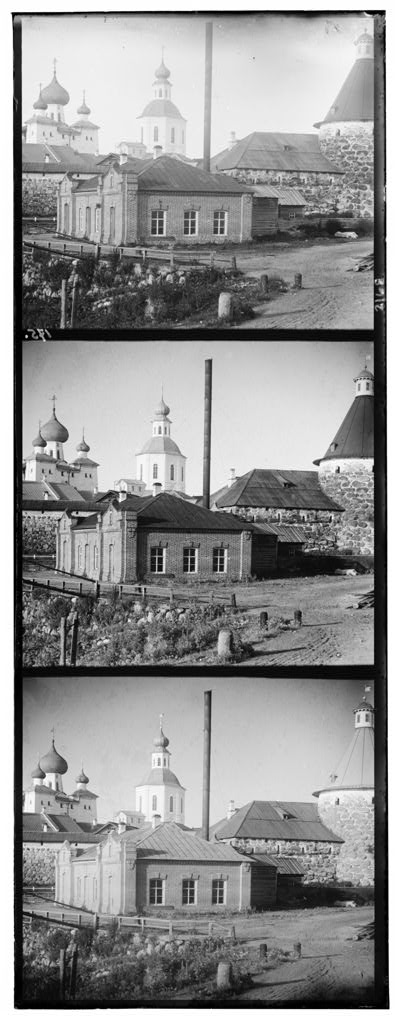
#> input picture CAS CS 585/HW/ps1/00351v.jpg, 396 x 1024 px
$ python ps1.py
#> lines starting #> are read from the running program, lines starting #| are printed output that depends on the picture
# %% [markdown]
# # CS585 Problem Set 1 (Total points: 50 + 5 bonus)
#
# Assignment adapted from A. Efros and Daniel McKee.
#
# ### Instructions
#
# 1.  Assignment is due at **11:59 PM on Tuesday Feb 11th 2025**.
#
# 2.  Submission instructions:
#
#     1.  A single `.pdf` report that contains your work for Q1, Q2 and
#         Q3. For Q1 and Q2 you can either type out your responses in LaTeX, or
#         any other word processing software.  You can also hand write them on a
#         tablet, or scan in hand-written answers. If you hand-write, please make
#         sure they are neat and legible. If you are scanning, make sure that the
#         scans are legible. Lastly, convert your work into a `PDF`.
#
#         For Q3 your response should be electronic (no handwritten responses
#         allowed). You should respond to the questions 3.1, 3.2 and 3.3
#         individually and include images as necessary. Your response to Q3 in
#         the PDF report should be self-contained. It should include all the
#         output you want us to look at. You will not receive credit for any
#         results you have obtained, but failed to include directly in the PDF
#         report file.
#
#         PDF file should be submitted to
#         [Gradescope](https://www.gradescope.com) under `PS1`. Please tag the reponses in your PDF with the Gradescope
#         questions outline  as described in
#         [Submitting an Assignment](https://youtu.be/u-pK4GzpId0).
#
#     2.  You also need to submit Pyhton code for Q3 in the form of a single
#         `.py` file that includes all your code, all in the same
#         directory. You can convert this notebook to Python code by
#         downloading the `.ipynb` file as Python(`.py`). Code should also be submitted to
#         [Gradescope](https://www.gradescope.com) under `PS1-Code`.
#         *Not submitting your code will lead to a loss of
#         100% of the points on Q3.*
#
#     3.  We reserve the right to take off points for not following
#         submission instructions. In particular, please tag the reponses
#         in your PDF with the Gradescope questions outline as described
#         in [Submitting an Assignment](https://youtu.be/u-pK4GzpId0).
#
#
#

# %% [markdown]
# ### Problems
#
# 1. ****Linear Algebra Review [10 pts total, 5 parts].** Answer the following questions about
#     matrices. Show the calculation steps (as applicable) to get full credit.
#
#   **a)** &ensp; **Matrix Multiplication [2 pts].** Let $V = \begin{bmatrix} -\frac1{\sqrt{2}} & -\frac1{\sqrt{2}}  \\ \frac1{\sqrt 2}  & -\frac1{\sqrt 2} \end{bmatrix}$. Compute $V \begin{bmatrix} 1 \\ 0 \end{bmatrix}$, $V \begin{bmatrix} 0 \\ 1 \end{bmatrix}$. What does matrix multiplication $Vx$ do to $x$?
#
#   **b)** &ensp;   **Matrix Transpose [2 pts].**  Verify that $V^{-1} = V^\top$. What does $V^\top x$ do?
#
#   **c)** &ensp;   **Diagonal Matrix [2 pts].**  Let $\Sigma = \begin{bmatrix} \sqrt{8} & 0 \\ 0 & 2\end{bmatrix}$. Compute $\Sigma V^\top x$ where $x = \begin{bmatrix} \frac1{\sqrt{2}} \\ 0\end{bmatrix}, \begin{bmatrix} 0 \\ \frac1{\sqrt{2}} \end{bmatrix}, \begin{bmatrix} -\frac1{\sqrt{2}} \\ 0 \end{bmatrix}, \begin{bmatrix} 0 \\ -\frac1{\sqrt{2}} \end{bmatrix}$ respectively These are 4 corners of a square. What is the shape of the result points?
#
#   **d)** &ensp;   **Matrix Multiplication II [2 pts].**  Let $U = \begin{bmatrix} -\frac{\sqrt 3}2 & \frac12 \\ -\frac12 & -\frac{\sqrt 3}2 \end{bmatrix}$. What does $Ux$ do? ([Rotation matrix wiki](https://en.wikipedia.org/wiki/Rotation_matrix))
#
#   **e)** &ensp;   **Geometric Interpretation [2 pts].**  Compute $A = U\Sigma V^T$. From the above questions, we can see a geometric interpretation of $Ax$: (1) $V^T$ first rotates point $x$, (2) $\Sigma$ rescales it along the coordinate axes, (3) then $U$ rotates it again. Now consider a general squared matrix $B \in \mathbb{R}^{n\times n}$. How would you obtain a similar geometric interpretation for $Bx$?
#
#

# %% [markdown]
# **a)** &ensp; **Matrix Multiplication [2 pts].** Let $V = \begin{bmatrix} -\frac1{\sqrt{2}} & -\frac1{\sqrt{2}}  \\ \frac1{\sqrt 2}  & -\frac1{\sqrt 2} \end{bmatrix}$. Compute $V \begin{bmatrix} 1 \\ 0 \end{bmatrix}$, $V \begin{bmatrix} 0 \\ 1 \end{bmatrix}$. What does matrix multiplication $Vx$ do to $x$?
#
# $V \begin{bmatrix} 1 \\ 0 \end{bmatrix} = \begin{bmatrix} -\frac1{\sqrt{2}} & -\frac1{\sqrt{2}}  \\ \frac1{\sqrt 2}  & -\frac1{\sqrt 2} \end{bmatrix} \cdot \begin{bmatrix} 1 \\ 0 \end{bmatrix} = \begin{bmatrix} -\frac1{\sqrt{2}} \cdot 1 +  -\frac1{\sqrt{2}} \cdot 0  \\ \frac1{\sqrt 2}\cdot 1 + -\frac1{\sqrt 2} \cdot 0 \end{bmatrix} = \begin{bmatrix} -\frac1{\sqrt{2}} \\ \frac1{\sqrt{2}} \end{bmatrix}$
#
# $V \begin{bmatrix} 0 \\ 1 \end{bmatrix} = \begin{bmatrix} -\frac1{\sqrt{2}} & -\frac1{\sqrt{2}}  \\ \frac1{\sqrt 2}  & -\frac1{\sqrt 2} \end{bmatrix} \cdot \begin{bmatrix} 0 \\ 1 \end{bmatrix} = \begin{bmatrix} -\frac1{\sqrt{2}} \cdot 0 +  -\frac1{\sqrt{2}} \cdot 1  \\ \frac1{\sqrt 2}\cdot 0 + -\frac1{\sqrt 2} \cdot 1 \end{bmatrix} = \begin{bmatrix} -\frac1{\sqrt{2}} \\ -\frac1{\sqrt{2}} \end{bmatrix}$.
#
# The rotation matrix is $\begin{bmatrix} cos \theta & -sin \theta  \\ sin \theta & cos \theta \end{bmatrix}$.
#
#  $\frac1{\sqrt{2}} = \sin 135^{\degree}$, $-\frac1{\sqrt{2}} = \cos 135^{\degree}$. This matrix, V rotates vectors 135 degree to counter clockwise.

# %% [markdown]
# **b)** &ensp;   **Matrix Transpose [2 pts].**  Verify that $V^{-1} = V^\top$. What does $V^\top x$ do?
#
# The Inverse Matrix of $A = \begin{bmatrix} a & b \\ c  & d \end{bmatrix}$, $A^{-1} = \frac{1}{\det(A)} \cdot \begin{bmatrix} d & -b  \\ -c  & a \end{bmatrix}$.
#
# The inverse Matrix of $V$ is
# $$V^{-1} = \frac{1}{(-\frac1{\sqrt{2}} \times -\frac1{\sqrt{2}}) - (-\frac1{\sqrt{2}} \times \frac1{\sqrt{2}}) } \cdot \begin{bmatrix} -\frac1{\sqrt{2}} & \frac1{\sqrt{2}}  \\ -\frac1{\sqrt{2}}  & -\frac1{\sqrt{2}} \end{bmatrix} = \frac{1}{1} \cdot \begin{bmatrix} -\frac1{\sqrt{2}} & \frac1{\sqrt{2}}  \\ -\frac1{\sqrt{2}}  & -\frac1{\sqrt{2}} \end{bmatrix} = \begin{bmatrix} -\frac1{\sqrt{2}} & \frac1{\sqrt{2}}  \\ -\frac1{\sqrt{2}}  & -\frac1{\sqrt{2}} \end{bmatrix} $$
#
# This is the same as $V^{T}$. I showed they are the same.
#
# $V^{T} \cdot \begin{bmatrix} 1 \\ 0 \end{bmatrix} = \begin{bmatrix} -\frac1{\sqrt{2}} & \frac1{\sqrt{2}}  \\ -\frac1{\sqrt 2}  & -\frac1{\sqrt 2} \end{bmatrix} \cdot  \begin{bmatrix} 1 \\ 0 \end{bmatrix} = \begin{bmatrix} -\frac1{\sqrt{2}} \cdot 1 + \frac1{\sqrt{2}} \cdot 0 \\ -\frac1{\sqrt 2}  \cdot 1 +  -\frac1{\sqrt 2} \cdot 0 \end{bmatrix} = \begin{bmatrix} -\frac1{\sqrt{2}} \\ -\frac1{\sqrt{2}} \end{bmatrix}$
#
# $V^{T} \cdot \begin{bmatrix} 0 \\ 1 \end{bmatrix} = \begin{bmatrix} -\frac1{\sqrt{2}} & \frac1{\sqrt{2}}  \\ -\frac1{\sqrt 2}  & -\frac1{\sqrt 2} \end{bmatrix} \cdot  \begin{bmatrix} 0 \\ 1 \end{bmatrix} = \begin{bmatrix} -\frac1{\sqrt{2}} \cdot 0 + \frac1{\sqrt{2}} \cdot 1 \\ -\frac1{\sqrt 2}  \cdot 0 +  -\frac1{\sqrt 2} \cdot 1 \end{bmatrix} = \begin{bmatrix} \frac1{\sqrt{2}} \\ -\frac1{\sqrt{2}} \end{bmatrix}$
#
# I can also observe the rotation matrix. The inverse and transpose of matrix $V$, is the rotation matrix when the degree $\theta$ is $-135^{\degree}$. which mean $V^{T}$ rotate 135 degrees clockwise.

# %% [markdown]
# **c)** &ensp;   **Diagonal Matrix [2 pts].**  Let $\Sigma = \begin{bmatrix} \sqrt{8} & 0 \\ 0 & 2\end{bmatrix}$. Compute $\Sigma V^\top x$ where $x = \begin{bmatrix} \frac1{\sqrt{2}} \\ 0\end{bmatrix}, \begin{bmatrix} 0 \\ \frac1{\sqrt{2}} \end{bmatrix}, \begin{bmatrix} -\frac1{\sqrt{2}} \\ 0 \end{bmatrix}, \begin{bmatrix} 0 \\ -\frac1{\sqrt{2}} \end{bmatrix}$ respectively These are 4 corners of a square. What is the shape of the result points?
#
# $$\Sigma \cdot V^{T} \cdot X_{1} = \begin{bmatrix} \sqrt{8} & 0 \\ 0 & 2\end{bmatrix} \cdot \begin{bmatrix} -\frac1{\sqrt{2}} & \frac1{\sqrt{2}}  \\ -\frac1{\sqrt{2}}  & -\frac1{\sqrt{2}} \end{bmatrix} \cdot \begin{bmatrix} \frac1{\sqrt{2}} \\ 0\end{bmatrix} = \begin{bmatrix} -\frac{\sqrt{8}}{2} \\ -1\end{bmatrix} $$
#
# $$\Sigma \cdot V^{T} \cdot X_{2} = \begin{bmatrix} \sqrt{8} & 0 \\ 0 & 2\end{bmatrix} \cdot \begin{bmatrix} -\frac1{\sqrt{2}} & \frac1{\sqrt{2}}  \\ -\frac1{\sqrt{2}}  & -\frac1{\sqrt{2}} \end{bmatrix} \cdot \begin{bmatrix} 0 \\ \frac1{\sqrt{2}} \end{bmatrix} = \begin{bmatrix} \frac{\sqrt{8}}{2} \\ -1 \end{bmatrix}$$
#
# $$\Sigma \cdot V^{T} \cdot X_{3} = \begin{bmatrix} \sqrt{8} & 0 \\ 0 & 2\end{bmatrix} \cdot \begin{bmatrix} -\frac1{\sqrt{2}} & \frac1{\sqrt{2}}  \\ -\frac1{\sqrt{2}}  & -\frac1{\sqrt{2}} \end{bmatrix} \cdot \begin{bmatrix} -\frac1{\sqrt{2}} \\ 0 \end{bmatrix} = \begin{bmatrix} \frac{\sqrt{8}}{2} \\ 1 \end{bmatrix}$$
#
# $$\Sigma \cdot V^{T} \cdot X_{4} = \begin{bmatrix} \sqrt{8} & 0 \\ 0 & 2\end{bmatrix} \cdot \begin{bmatrix} -\frac1{\sqrt{2}} & \frac1{\sqrt{2}}  \\ -\frac1{\sqrt{2}}  & -\frac1{\sqrt{2}} \end{bmatrix} \cdot \begin{bmatrix} 0 \\ -\frac1{\sqrt{2}} \end{bmatrix} = \begin{bmatrix} -\frac{\sqrt{8}}{2} \\ 1 \end{bmatrix}$$
#
# When I draw this in the x and y coordinates:
#
# <img src="1_c.png" width="300px">
#
# I can see the each x values rotate 135 degree clockwise and transform. The result x looks like a rectangle.

# %% [markdown]
# **d)** &ensp;   **Matrix Multiplication II [2 pts].**  Let $U = \begin{bmatrix} -\frac{\sqrt 3}2 & \frac12 \\ -\frac12 & -\frac{\sqrt 3}2 \end{bmatrix}$. What does $Ux$ do? ([Rotation matrix wiki](https://en.wikipedia.org/wiki/Rotation_matrix))
#
# From the previous question, I know this matrix $U$ is a rotation matrix. In order to find the degree, I can use the information $\cos \theta = -\frac{\sqrt{3}}{2}$, $\sin \theta = -\frac{1}{2}$. The $\theta$ value should be $210^{\degree} = \frac{7}{6}\pi$ to get this two sin and cos values.
#
# So this matrix $U$ rotates $210^{\degree}$ counter clockwise.
#

# %% [markdown]
# **e)** &ensp;   **Geometric Interpretation [2 pts].**  Compute $A = U\Sigma V^T$. From the above questions, we can see a geometric interpretation of $Ax$: (1) $V^T$ first rotates point $x$, (2) $\Sigma$ rescales it along the coordinate axes, (3) then $U$ rotates it again. Now consider a general squared matrix $B \in \mathbb{R}^{n\times n}$. How would you obtain a similar geometric interpretation for $Bx$?
#
# $$A = U\Sigma V^{T}$$
#
# $$ A = \begin{bmatrix} -\frac{\sqrt 3}2 & \frac12 \\ -\frac12 & -\frac{\sqrt 3}2 \end{bmatrix} \cdot \begin{bmatrix} \sqrt{8} & 0 \\ 0 & 2\end{bmatrix} \cdot \begin{bmatrix} -\frac1{\sqrt{2}} & \frac1{\sqrt{2}}  \\ -\frac1{\sqrt 2}  & -\frac1{\sqrt 2} \end{bmatrix} $$
#
# $$ A = \begin{bmatrix} -\frac{\sqrt 3}2 & \frac12 \\ -\frac12 & -\frac{\sqrt 3}2 \end{bmatrix} \cdot \begin{bmatrix} -\frac{\sqrt{8}}{\sqrt{2}} & \frac{\sqrt{8}}{\sqrt{2}} \\ -\frac{2}{\sqrt{2}} & -\frac{2}{\sqrt{2}} \end{bmatrix} = \begin{bmatrix} -\frac{\sqrt 3}2 & \frac12 \\ -\frac12 & -\frac{\sqrt 3}2 \end{bmatrix} \cdot \begin{bmatrix} -2 & 2 \\ -\sqrt{2} & -\sqrt{2} \end{bmatrix} $$
#
# $$ A = \begin{bmatrix} \sqrt{3} - \frac{\sqrt{2}}{2} & -\sqrt{3} - \frac{\sqrt{2}}{2}  \\ 1 + \frac{\sqrt{6}}{2} & -1 + \frac{\sqrt{6}}{2} \end{bmatrix} $$
#
#
# I can decompose a general squared matrix $B$ into the $U\Sigma V^{T}$. The SVD decomposition. Then the matrix $B$ will be composed of two rotational matrix, and a transform matrix. By multiplying each matrices one by one. It will be the same result as using one matrix $B$.

# %% [markdown]
#
# 2.  **Pinhole Camera [10 pts total, 4 parts].**
#
#   A scene point at coordinates (400, 600, 1200) in millimeters is projected in a pinhole camera with focal length 72mm.
#
#
# <img src="pn.jpg" width="600px">
#   <!-- ![pn.jpg](attachment:pn.jpg) <p style='text-align: right;'>
#     (Image from [website](https://hedivision.github.io/Pinhole.html)) </p> -->
#
#   **a)** &ensp; **[3 pts]** Assuming that the aspect ratio of the pixel is 1, what are the image plane coordinates assuming their origin is at the camera's principal point? (Recall, the aspect ratio is defined as the ratio between the width and the height of a pixel.)
#
#   **b)** &ensp; **[3 pts]** Assuming that the image center is at (320,240), given in mm, what are the new image plane coordinates in pixels?
#
#   **c)** &ensp;  **[2 pts]** Assuming the aspect ratio is not 1 and the same scene point projects instead to image coordinate (24, 24), given in pixels, what is the aspect ratio of the pixels in this camera?
#
#   **d)** &ensp;  **[2 pts]** List and describe in a single sentence two types of flaws images can have due to the lens they
# use.

# %% [markdown]
# **a)** &ensp; **[3 pts]** Assuming that the aspect ratio of the pixel is 1, what are the image plane coordinates assuming their origin is at the camera's principal point? (Recall, the aspect ratio is defined as the ratio between the width and the height of a pixel.)
#
#   The central projection mapping from 3d to 2d coordinate is $(X, Y, Z)^{T} = (\frac{fX}{Z}, \frac{fY}{Z})^{T}$ Assuming the origin is at the camera's principal point, the image plane coordiate at camera is $(\frac{fX}{Z}, \frac{fY}{Z}) = (\frac{72 \cdot 400}{1200}, \frac{72 \cdot 600}{1200}) = (24, 36)$

# %% [markdown]
#   **b)** &ensp; **[3 pts]** Assuming that the image center is at (320,240), given in mm, what are the new image plane coordinates in pixels?
#
# It is given that the image center is now at (320, 240). The new coordinates are $x_{pixel} = x_{\text{new image center}} + x^{'}$, $y_{pixel} = y_{\text{new image center}} + y^{'}$.
#
# The new image plane coordinates in pixels are $(320 + 24, 240 + 36) = (344, 276)$

# %% [markdown]
#   **c)** &ensp;  **[2 pts]** Assuming the aspect ratio is not 1 and the same scene point projects instead to image coordinate (24, 24), given in pixels, what is the aspect ratio of the pixels in this camera?
#
# Since the pixel ratio is not 1:1, the original pixel (24, 36) changed into (24, 24). The x pixel coordinate stays the same, but the y coordinates changed from 36 to 24. The pixel x side ratio is $\frac{24}{24} = 1$, the y side ratio is $\frac{36}{24} = 1.5$. So the pixel ration is $\frac{1}{1.5} = \frac{2}{3} = 0.67$.

# %% [markdown]
# **d)** &ensp;  **[2 pts]** List and describe in a single sentence two types of flaws images can have due to the lens they
# use.
#
# 1. Vignetting is a gradual darkening of an image towards the edges or corners due to limitations in how lenses capture and distribute light.
# 2. Radial distortion is the warping of straight lines into curves due to the way light bends when passing through a lens just like a fish eyes.

# %% [markdown]
#
# 3. **Colorizing images [30 points total, 3 parts].**
#
#   In this problem we will learn to work with images by taking the digitized [Prokudin-Gorskii glass plate images](https://www.loc.gov/exhibits/empire/gorskii.html) and automatically producing a color image with as few visual artifacts as possible. In order to do this, you will need to extract the three color channel images, place them on top of each other, and align them so that they form a single RGB color image.
#
#   **a)** &ensp; **Read images [5 pts].** We'll start simple. Our first task is to read the file [00351v.jpg](https://drive.google.com/file/d/11fwxjlZkDOApoVZx0Pr4am1ClA6qdNaY/view?usp=sharing), extract the three color channel images and display each of them. Note that the filter order from top to bottom is BGR.

# %%
from PIL import Image
import numpy as np
import matplotlib.pyplot as plt

def crop_bgr_from_img(img_path: str)->[np.array,np.array,np.array]:
    """
     Read the file as a numpy array and crop the three color channel images.
     Note that the filter order from top to bottom is BGR.

     :param img_path: the path to the image file, which is a string.

     :return: blue, green and red color channel images. Each of them is a 341x396 numpy array.
    """
#> called with img_path = '00351v.jpg'

    img=np.array(Image.open(img_path),dtype=np.uint16)

    # Renormalize the pixel value to be in range [0,255].
    img=255*(img*1.0-np.min(img))/(np.max(img)-np.min(img))
    img=np.uint8(img)
#> img is the input picture: shape (1024, 396); min 0, max 255, mean 146.8

    h,w=img.shape

    # Extract the three color channel images from top to bottom.
    seg_h=h//3

    # ADD YOUR CODE HERE (5 pts)
    blue=img[0:seg_h, 0:w]
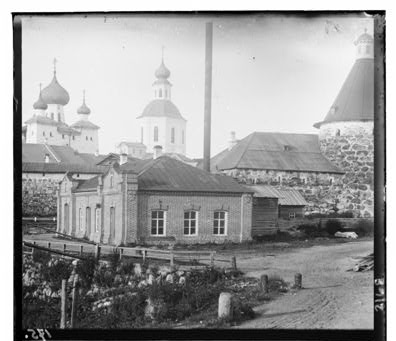
#> blue: shape (341, 396); min 0, max 255, mean 155.8
    green=img[seg_h:seg_h*2, 0:w]
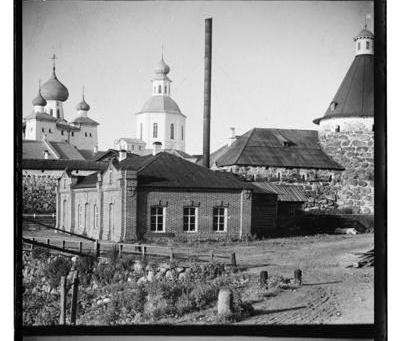
#> green: shape (341, 396); min 0, max 255, mean 139.5
    red=img[seg_h*2:seg_h*3, 0:w]
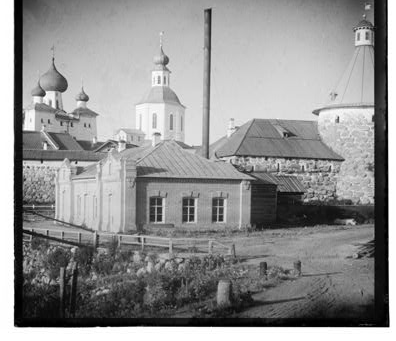
#> red: shape (341, 396); min 0, max 255, mean 144.9

    # Make sure the three color channel images have the same shape
    assert blue.shape==green.shape==red.shape

    return blue,green,red


# %%

blue,green,red=crop_bgr_from_img('00351v.jpg')

# Display three color channel images
plt.figure(figsize=(20,20))
for i,img_arr in enumerate([blue,green,red]):
    img=Image.fromarray(img_arr)
    plt.subplot(1,3,i+1)
    plt.axis('off')
    plt.imshow(img,cmap='gray')
#> this loop made 3 passes

# %% [markdown]
# b)** &ensp; **Basic alignment [10 pts].** Now that we've divided the image into three channels, the next thing to do is to align two of the channels to the third. The easiest way to align the parts is to exhaustively search over a window of possible displacements (say [-15,15] pixels independently for the x and y axis), score each one using some image matching metric, and take the displacement with the best score. We can use normalized cross-correlation (NCC) as the image matching metric, which is simply the dot product between the two images normalized to have zero mean and unit norm.

# %% [markdown]
# $$NCC(A, B) = \frac{(A - \hat{A}) \dot (B - \hat{B})}{\|A - \hat{A}\|\|B - \hat{B}\|} $$

# %%
def ncc(img_a: np.array, img_b: np.array)->float:
    """
     Compute the normalized cross-correlation between two color channel images
     and return the matching score.

     :param img_a: the first image, which is a 341x396 numpy array.
     :param img_b: the second image, which is a 341x396 numpy array.

     :return: the normalized cross-correlation score.
    """

    ncc=0

    # ADD YOUR CODE HERE (5 pts)
    a_normalized = img_a - np.mean(img_a)
    b_normalized = img_b - np.mean(img_b)

    numerator = np.dot(a_normalized.flatten(), b_normalized.flatten())
    denominator = np.linalg.norm(a_normalized) * np.linalg.norm(b_normalized) # || A - A^{hat} || * || B - B^{hat}||

    ncc = numerator / denominator if denominator != 0 else 0

    return ncc

# %% [markdown]
# Then, we align two color channel images by exhaustively searching over a window of possible displacements, score each one using NCC, and take the displacement with the best score. (Hint: you can use np.roll function to shift the entire image by the specified displacement.

# %%
def align_imga_to_imgb(img_a:np.array,img_b:np.array, wd_size:int=15)->(np.array,(int,int)):
    """
     Align two color channel images. Return the aligned image_a and its displacement.

     :param img_a: the image to be shifted, which is a 341x396 numpy array.
     :param img_b: the image that is fixed, which is a 341x396 numpy array.

     :return: a tuple of (aligned_a, displacement_of_a). ''aligned_a'' is the aligned image_a,
     which is a 341x396 numpy array.''displacement_of_a'' is the displacement vector of img_a, which is
     a tuple of (row displacement, column displacement).
    """
#> called with wd_size = 15

    # Initialize the image matching score.
    score=float('-inf')

    # Initialize the aligned image A.
    aligned_a=None

    #Initialize the displacement vector.
    displacement=(0,0)

    # Shift image A whithin range [-wd_size, wd_size], score each shifted image
    # and take the one with the best score.
    for i in range(-wd_size, wd_size):
        for j in range(-wd_size, wd_size):
            # Shift img_a's rows by i pixels, columns by j pixels
            shifted_a= np.roll(img_a, shift=(i, j), axis=(0, 1)) # np.roll shifts an array along a specified axis without changing its shape.

            new_score=ncc(shifted_a,img_b)

            if new_score>score:
                score=new_score
                aligned_a=shifted_a
                displacement=[i,j]
#> this loop made 30 passes
#> pass 1, in ncc (call 3), `a_normalized = img_a - np.mean(img_a)`:
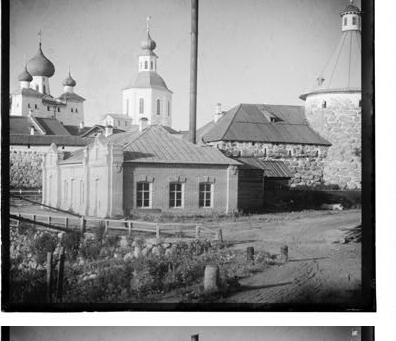
#> a_normalized: shape (341, 396) float64; min -144.9, max 110.1, mean 0; drawn with min black and max white
#> after the loop:
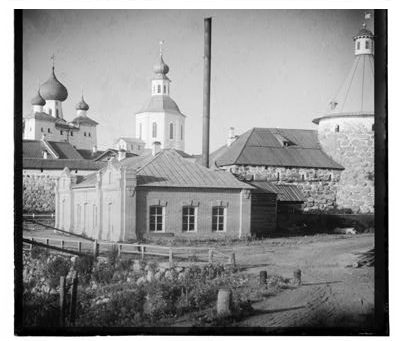
#> aligned_a: shape (341, 396); min 0, max 255, mean 144.9
#> after the loop:
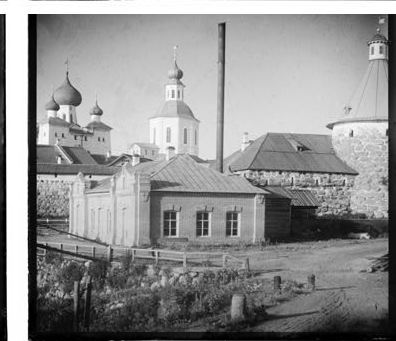
#> shifted_a: shape (341, 396); min 0, max 255, mean 144.9
    return  aligned_a,displacement

# %% [markdown]
# Finally, we can display the colorized output and the (x,y) displacement vector that were used to align the channels.

# %%
def colorize_image(b:np.array,g:np.array,r:np.array)->(np.array,list):
    """
     Align the three color channel images. Return the colored image
     and a list of the displacement vector for each channel.

     :param b: the blue channel image, which is a 341x396 numpy array.
     :param g: the greeb channel image, which is a 341x396 numpy array.
     :param r: the red channel image, which is a 341x396 numpy array.

     :return: a tuple of (colored_image, displacements). ''colored_image'' is a 341x396x3 numpy array.
     ''displacements'' is a list of the displacement vector for each channel.
    """

    # Align the red and blue channels to the green channel.
    aligned_r,dis_r = align_imga_to_imgb(r,g)
    aligned_b,dis_b = align_imga_to_imgb(b,g)
#> the loop in align_imga_to_imgb (call 2), `for i in range(-wd_size, wd_size):` made 30 passes
#> pass 1, in ncc (call 903), `a_normalized = img_a - np.mean(img_a)`:
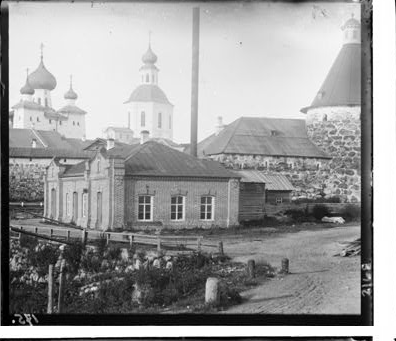
#> a_normalized: shape (341, 396) float64; min -155.8, max 99.19, mean 0; drawn with min black and max white
#> (the rest of the program and of its run is left out)
